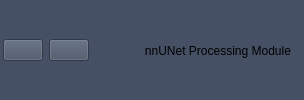
        <widget class="QWidget" name="tool_widget" native="true">
         <property name="styleSheet">
          <string notr="true">background-color: rgb(70, 80, 100);</string>
         </property>
         <layout class="QHBoxLayout" name="horizontalLayout_12">
          <property name="spacing">
           <number>6</number>
          </property>
          <property name="leftMargin">
           <number>3</number>
          </property>
          <property name="topMargin">
           <number>3</number>
          </property>
          <property name="rightMargin">
           <number>3</number>
          </property>
          <property name="bottomMargin">
           <number>2</number>
          </property>
          <item>
           <widget class="QPushButton" name="ModelTrainButton">
            <property name="toolTip">
             <string>Model Training</string>
            </property>
            <property name="text">
             <string/>
            </property>
           </widget>
          </item>
          <item>
           <widget class="QPushButton" name="ModelPredictButton">
            <property name="toolTip">
             <string>Model Prediction</string>
            </property>
            <property name="text">
             <string/>
            </property>
           </widget>
          </item>
          <item>
           <spacer name="horizontalSpacer_7">
            <property name="orientation">
             <enum>Qt::Horizontal</enum>
            </property>
            <property name="sizeHint" stdset="0">
             <size>
              <width>40</width>
              <height>20</height>
             </size>
            </property>
           </spacer>
          </item>
          <item>
           <widget class="QLabel" name="label_6">
            <property name="sizePolicy">
             <sizepolicy hsizetype="Preferred" vsizetype="Preferred">
              <horstretch>0</horstretch>
              <verstretch>0</verstretch>
             </sizepolicy>
            </property>
            <property name="minimumSize">
             <size>
              <width>0</width>
              <height>0</height>
             </size>
            </property>
            <property name="styleSheet">
             <string notr="true">font: 75 11pt &quot;微软雅黑&quot;;</string>
            </property>
            <property name="text">
             <string>   nnUNet Processing Module   </string>
            </property>
           </widget>
          </item>
         </layout>
        </widget>
